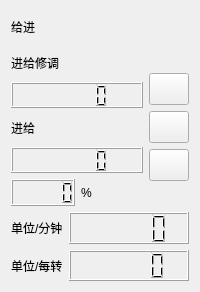
               <widget class="QWidget" name="widget_12" native="true">
                <layout class="QVBoxLayout" name="verticalLayout_29" stretch="2,10,2,2">
                 <property name="spacing">
                  <number>6</number>
                 </property>
                 <item>
                  <widget class="QLabel" name="label_2">
                   <property name="styleSheet">
                    <string notr="true">font: 20pt &quot;华文琥珀&quot;;</string>
                   </property>
                   <property name="text">
                    <string>给进</string>
                   </property>
                  </widget>
                 </item>
                 <item>
                  <layout class="QHBoxLayout" name="horizontalLayout_45" stretch="3,1">
                   <item>
                    <layout class="QVBoxLayout" name="verticalLayout_28" stretch="1,1,1,1,1">
                     <item>
                      <widget class="QLabel" name="label_7">
                       <property name="text">
                        <string>进给修调</string>
                       </property>
                      </widget>
                     </item>
                     <item>
                      <widget class="QLCDNumber" name="lcdNumber_20">
                       <property name="sizePolicy">
                        <sizepolicy hsizetype="Preferred" vsizetype="MinimumExpanding">
                         <horstretch>0</horstretch>
                         <verstretch>0</verstretch>
                        </sizepolicy>
                       </property>
                      </widget>
                     </item>
                     <item>
                      <widget class="QLabel" name="label_9">
                       <property name="text">
                        <string>进给</string>
                       </property>
                      </widget>
                     </item>
                     <item>
                      <widget class="QLCDNumber" name="lcdNumber_21">
                       <property name="sizePolicy">
                        <sizepolicy hsizetype="Preferred" vsizetype="MinimumExpanding">
                         <horstretch>0</horstretch>
                         <verstretch>0</verstretch>
                        </sizepolicy>
                       </property>
                      </widget>
                     </item>
                     <item>
                      <layout class="QHBoxLayout" name="horizontalLayout_55">
                       <property name="leftMargin">
                        <number>0</number>
                       </property>
                       <property name="topMargin">
                        <number>0</number>
                       </property>
                       <item>
                        <widget class="QLCDNumber" name="lcdNumber_22">
                         <property name="sizePolicy">
                          <sizepolicy hsizetype="Preferred" vsizetype="MinimumExpanding">
                           <horstretch>0</horstretch>
                           <verstretch>0</verstretch>
                          </sizepolicy>
                         </property>
                        </widget>
                       </item>
                       <item>
                        <widget class="QLabel" name="label_31">
                         <property name="text">
                          <string>%</string>
                         </property>
                        </widget>
                       </item>
                      </layout>
                     </item>
                    </layout>
                   </item>
                   <item>
                    <layout class="QVBoxLayout" name="verticalLayout_27">
                     <item>
                      <spacer name="verticalSpacer_5">
                       <property name="orientation">
                        <enum>Qt::Vertical</enum>
                       </property>
                       <property name="sizeHint" stdset="0">
                        <size>
                         <width>20</width>
                         <height>40</height>
                        </size>
                       </property>
                      </spacer>
                     </item>
                     <item>
                      <widget class="QPushButton" name="pushButton_68">
                       <property name="sizePolicy">
                        <sizepolicy hsizetype="Fixed" vsizetype="Fixed">
                         <horstretch>0</horstretch>
                         <verstretch>0</verstretch>
                        </sizepolicy>
                       </property>
                       <property name="minimumSize">
                        <size>
                         <width>32</width>
                         <height>32</height>
                        </size>
                       </property>
                       <property name="styleSheet">
                        <string notr="true">QPushButton#pushButton_68{
	background-image: url(:/icons/none.png);
	border-image: url(:/icons/inc.png);
	border-width: 0px;
}

QPushButton#pushButton_68:hover
{
border-image: url(:/icons/inc_h.png);
border-width: 0px;
}
QPushButton#pushButton_68:pressed
{
border-image: url(:/icons/inc_r.png);
border-width: 0px;
}</string>
                       </property>
                       <property name="text">
                        <string/>
                       </property>
                      </widget>
                     </item>
                     <item>
                      <widget class="QPushButton" name="pushButton_69">
                       <property name="sizePolicy">
                        <sizepolicy hsizetype="Fixed" vsizetype="Fixed">
                         <horstretch>0</horstretch>
                         <verstretch>0</verstretch>
                        </sizepolicy>
                       </property>
                       <property name="minimumSize">
                        <size>
                         <width>32</width>
                         <height>32</height>
                        </size>
                       </property>
                       <property name="styleSheet">
                        <string notr="true">QPushButton#pushButton_69{
	border-image:url(:/icons/reset.png);
	background-image: url(:/icons/none.png);
	border-width: 0px;
}

QPushButton#pushButton_69:hover
{
	border-image:url(:/icons/reset_h.png);
	border-width: 0px;
}
QPushButton#pushButton_69:pressed
{
	border-image: url(:/icons/reset_r.png);
	border-width: 0px;
}</string>
                       </property>
                       <property name="text">
                        <string/>
                       </property>
                      </widget>
                     </item>
                     <item>
                      <widget class="QPushButton" name="pushButton_67">
                       <property name="sizePolicy">
                        <sizepolicy hsizetype="Fixed" vsizetype="Fixed">
                         <horstretch>0</horstretch>
                         <verstretch>0</verstretch>
                        </sizepolicy>
                       </property>
                       <property name="minimumSize">
                        <size>
                         <width>32</width>
                         <height>32</height>
                        </size>
                       </property>
                       <property name="styleSheet">
                        <string notr="true">QPushButton#pushButton_67{
	border-image: url(:/icons/dec.png);	
	background-image: url(:/icons/none.png);
	border-width: 0px;
}

QPushButton#pushButton_67:hover
{
border-image: url(:/icons/dec_h.png);
background-color:rgba(220, 220, 220, 100);
border-width: 0px;
}
QPushButton#pushButton_67:pressed
{
border-image: url(:/icons/dec_r.png);
background-color:rgba(220, 220, 220, 100);
border-width: 0px;
}</string>
                       </property>
                       <property name="text">
                        <string/>
                       </property>
                      </widget>
                     </item>
                     <item>
                      <spacer name="verticalSpacer">
                       <property name="orientation">
                        <enum>Qt::Vertical</enum>
                       </property>
                       <property name="sizeHint" stdset="0">
                        <size>
                         <width>20</width>
                         <height>40</height>
                        </size>
                       </property>
                      </spacer>
                     </item>
                    </layout>
                   </item>
                  </layout>
                 </item>
                 <item>
                  <layout class="QHBoxLayout" name="horizontalLayout_47">
                   <item>
                    <widget class="QLabel" name="label_11">
                     <property name="text">
                      <string>单位/分钟</string>
                     </property>
                    </widget>
                   </item>
                   <item>
                    <widget class="QLCDNumber" name="lcdNumber_23">
                     <property name="sizePolicy">
                      <sizepolicy hsizetype="Expanding" vsizetype="MinimumExpanding">
                       <horstretch>0</horstretch>
                       <verstretch>0</verstretch>
                      </sizepolicy>
                     </property>
                    </widget>
                   </item>
                  </layout>
                 </item>
                 <item>
                  <layout class="QHBoxLayout" name="horizontalLayout_48">
                   <item>
                    <widget class="QLabel" name="label_12">
                     <property name="text">
                      <string>单位/每转</string>
                     </property>
                    </widget>
                   </item>
                   <item>
                    <widget class="QLCDNumber" name="lcdNumber_24">
                     <property name="sizePolicy">
                      <sizepolicy hsizetype="Expanding" vsizetype="MinimumExpanding">
                       <horstretch>0</horstretch>
                       <verstretch>0</verstretch>
                      </sizepolicy>
                     </property>
                    </widget>
                   </item>
                  </layout>
                 </item>
                </layout>
               </widget>
